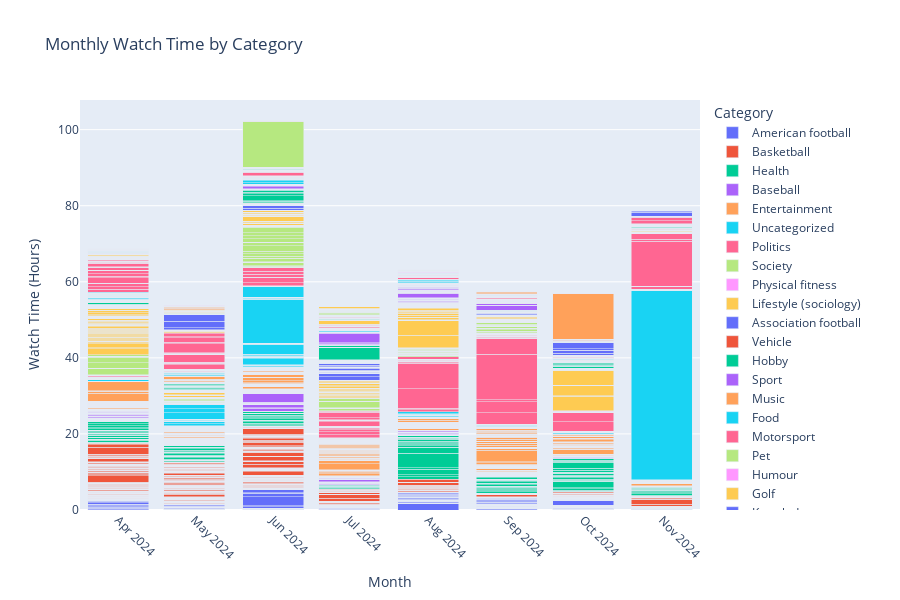

Notebook code for this chart:
### Code cell
import plotly.express as px
import plotly.graph_objects as go
from plotly.subplots import make_subplots

# Convert timestamp to datetime (not Period)
df['month'] = df['timestamp'].dt.strftime('%Y-%m')  # This will be string format 'YYYY-MM'
df['duration_hours'] = df['duration_seconds'] / 3600

# Extract first category
def get_category_at_level(categories_str, level=0):
    try:
        categories = ast.literal_eval(categories_str)
        return categories[level] if len(categories) > level else 'Uncategorized'
    except:
        return 'Uncategorized'

# Create columns for different category levels
df['category_l1'] = df['topic_categories'].apply(lambda x: get_category_at_level(x, 0))
df['category_l2'] = df['topic_categories'].apply(lambda x: get_category_at_level(x, 1))

# Create the interactive visualization
fig = px.bar(df, 
             x='month',
             y='duration_hours',
             color='category_l1',
             title='Monthly Watch Time by Category',
             labels={'duration_hours': 'Watch Time (Hours)',
                    'month': 'Month',
                    'category_l1': 'Category'},
             height=600)

# Update layout
fig.update_layout(barmode='stack',
                 xaxis_tickangle=45,
                 showlegend=True,
                 hovermode='x unified')

# Show the plot
fig.show()

### Figure 1 — Plotly figure (JSON) as saved in the notebook; plotly's stock layout.template omitted (floating-point values rounded to 4 significant figures; data arrays with more than 128 entries replaced by an {"elided": "..."} marker saying what was removed)
{"data": [{"alignmentgroup": "True", "hovertemplate": "Category=American football<br>Month=%{x}<br>Watch Time (Hours)=%{y}<extra></extra>", "legendgroup": "American football", "marker": {"color": "#636efa", "pattern": {"shape": ""}}, "name": "American football", "offsetgroup": "American football", "orientation": "v", "showlegend": true, "textposition": "auto", "type": "bar", "x": {"elided": "371 str values"}, "xaxis": "x", "y": {"elided": "371 float values"}, "yaxis": "y"}, {"alignmentgroup": "True", "hovertemplate": "Category=Basketball<br>Month=%{x}<br>Watch Time (Hours)=%{y}<extra></extra>", "legendgroup": "Basketball", "marker": {"color": "#EF553B", "pattern": {"shape": ""}}, "name": "Basketball", "offsetgroup": "Basketball", "orientation": "v", "showlegend": true, "textposition": "auto", "type": "bar", "x": {"elided": "731 str values"}, "xaxis": "x", "y": {"elided": "731 float values"}, "yaxis": "y"}, {"alignmentgroup": "True", "hovertemplate": "Category=Health<br>Month=%{x}<br>Watch Time (Hours)=%{y}<extra></extra>", "legendgroup": "Health", "marker": {"color": "#00cc96", "pattern": {"shape": ""}}, "name": "Health", "offsetgroup": "Health", "orientation": "v", "showlegend": true, "textposition": "auto", "type": "bar", "x": {"elided": "165 str values"}, "xaxis": "x", "y": {"elided": "165 float values"}, "yaxis": "y"}, {"alignmentgroup": "True", "hovertemplate": "Category=Baseball<br>Month=%{x}<br>Watch Time (Hours)=%{y}<extra></extra>", "legendgroup": "Baseball", "marker": {"color": "#ab63fa", "pattern": {"shape": ""}}, "name": "Baseball", "offsetgroup": "Baseball", "orientation": "v", "showlegend": true, "textposition": "auto", "type": "bar", "x": {"elided": "297 str values"}, "xaxis": "x", "y": {"elided": "297 float values"}, "yaxis": "y"}, {"alignmentgroup": "True", "hovertemplate": "Category=Entertainment<br>Month=%{x}<br>Watch Time (Hours)=%{y}<extra></extra>", "legendgroup": "Entertainment", "marker": {"color": "#FFA15A", "pattern": {"shape": ""}}, "name": "Entertainment", "offsetgroup": "Entertainment", "orientation": "v", "showlegend": true, "textposition": "auto", "type": "bar", "x": {"elided": "1466 str values"}, "xaxis": "x", "y": {"elided": "1466 float values"}, "yaxis": "y"}, {"alignmentgroup": "True", "hovertemplate": "Category=Uncategorized<br>Month=%{x}<br>Watch Time (Hours)=%{y}<extra></extra>", "legendgroup": "Uncategorized", "marker": {"color": "#19d3f3", "pattern": {"shape": ""}}, "name": "Uncategorized", "offsetgroup": "Uncategorized", "orientation": "v", "showlegend": true, "textposition": "auto", "type": "bar", "x": {"elided": "505 str values"}, "xaxis": "x", "y": {"elided": "505 float values"}, "yaxis": "y"}, {"alignmentgroup": "True", "hovertemplate": "Category=Politics<br>Month=%{x}<br>Watch Time (Hours)=%{y}<extra></extra>", "legendgroup": "Politics", "marker": {"color": "#FF6692", "pattern": {"shape": ""}}, "name": "Politics", "offsetgroup": "Politics", "orientation": "v", "showlegend": true, "textposition": "auto", "type": "bar", "x": ["2024-11", "2024-11", "2024-11", "2024-11", "2024-11", "2024-11", "2024-11", "2024-11", "2024-10", "2024-10", "2024-10", "2024-10", "2024-10", "2024-10", "2024-10", "2024-10", "2024-10", "2024-10", "2024-10", "2024-10", "2024-10", "2024-10", "2024-09", "2024-09", "2024-09", "2024-09", "2024-09", "2024-09", "2024-09", "2024-09", "2024-09", "2024-09", "2024-09", "2024-09", "2024-09", "2024-09", "2024-09", "2024-09", "2024-09", "2024-09", "2024-09", "2024-09", "2024-09", "2024-09", "2024-09", "2024-09", "2024-08", "2024-08", "2024-08", "2024-08", "2024-08", "2024-08", "2024-08", "2024-08", "2024-08", "2024-08", "2024-08", "2024-08", "2024-08", "2024-08", "2024-08", "2024-08", "2024-08", "2024-08", "2024-08", "2024-08", "2024-08", "2024-08", "2024-07", "2024-07", "2024-07", "2024-07", "2024-07", "2024-07", "2024-07", "2024-07", "2024-07", "2024-07", "2024-07", "2024-07", "2024-07", "2024-07", "2024-07", "2024-07", "2024-07", "2024-07", "2024-07", "2024-07", "2024-07", "2024-07", "2024-07", "2024-06", "2024-06", "2024-06", "2024-06", "2024-06", "2024-06", "2024-06", "2024-06", "2024-06", "2024-06", "2024-06", "2024-06", "2024-06", "2024-06", "2024-06", "2024-06", "2024-06", "2024-06", "2024-06", "2024-05", "2024-05", "2024-05", "2024-05", "2024-04", "2024-04", "2024-04", "2024-04", "2024-04", "2024-04", "2024-04"], "xaxis": "x", "y": [0.7558, 0.01639, 0.008056, 0.01667, 11.78, 0.5114, 1.612, 0.03194, 0.01667, 0.01167, 0.009722, 0.08639, 0.004167, 0.01611, 0.01611, 0.008889, 0.01639, 0.006389, 2.504, 2.504, 0.01694, 0.01222, 0.2931, 0.015, 0.009722, 0.02, 0.002778, 0.01639, 0.008333, 0.005, 2.932, 2.932, 0.5228, 11.92, 4.226, 0.05167, 0.1989, 0.1681, 0.1297, 0.008333, 0.07222, 0.05972, 0.1603, 0.1006, 0.1503, 0.02361, 0.01194, 0.01194, 0.01306, 0.01056, 0.009444, 0.5522, 0.3528, 5.13, 6.746, 0.08556, 0.07028, 0.2167, 0.12, 0.02556, 0.1067, 0.1903, 0.05972, 0.1117, 0.01667, 0.015, 0.0125, 0.5964, 0.8342, 0.8342, 0.01639, 0.4447, 0.2986, 0.3572, 0.008611, 0.01556, 0.1981, 0.03111, 0.02556, 1.266, 0.2258, 0.09, 0.04833, 0.05333, 0.01389, 0.01139, 0.01611, 0.5247, 1.385, 0.3697, 0.09306, 0.01806, 0.02861, 0.01611, 0.005278, 0.04139, 0.02306, 0.8344, 0.01667, 1.343, 0.003333, 0.8342, 0.8342, 0.8344, 0.007222, 0.0075, 0.008889, 0.01583, 0.04778, 0.02972, 0.05556, 0.01139, 0.1233, 0.1233, 0.02778, 0.1889, 0.1889, 0.04444, 0.11, 0.01222, 0.01583], "yaxis": "y"}, {"alignmentgroup": "True", "hovertemplate": "Category=Society<br>Month=%{x}<br>Watch Time (Hours)=%{y}<extra></extra>", "legendgroup": "Society", "marker": {"color": "#B6E880", "pattern": {"shape": ""}}, "name": "Society", "offsetgroup": "Society", "orientation": "v", "showlegend": true, "textposition": "auto", "type": "bar", "x": {"elided": "186 str values"}, "xaxis": "x", "y": {"elided": "186 float values"}, "yaxis": "y"}, {"alignmentgroup": "True", "hovertemplate": "Category=Physical fitness<br>Month=%{x}<br>Watch Time (Hours)=%{y}<extra></extra>", "legendgroup": "Physical fitness", "marker": {"color": "#FF97FF", "pattern": {"shape": ""}}, "name": "Physical fitness", "offsetgroup": "Physical fitness", "orientation": "v", "showlegend": true, "textposition": "auto", "type": "bar", "x": ["2024-11", "2024-10", "2024-09", "2024-09", "2024-09", "2024-07", "2024-04"], "xaxis": "x", "y": [0.002778, 0.1806, 0.01472, 0.003889, 0.005278, 0.003889, 0.01694], "yaxis": "y"}, {"alignmentgroup": "True", "hovertemplate": "Category=Lifestyle (sociology)<br>Month=%{x}<br>Watch Time (Hours)=%{y}<extra></extra>", "legendgroup": "Lifestyle (sociology)", "marker": {"color": "#FECB52", "pattern": {"shape": ""}}, "name": "Lifestyle (sociology)", "offsetgroup": "Lifestyle (sociology)", "orientation": "v", "showlegend": true, "textposition": "auto", "type": "bar", "x": {"elided": "449 str values"}, "xaxis": "x", "y": {"elided": "449 float values"}, "yaxis": "y"}, {"alignmentgroup": "True", "hovertemplate": "Category=Association football<br>Month=%{x}<br>Watch Time (Hours)=%{y}<extra></extra>", "legendgroup": "Association football", "marker": {"color": "#636efa", "pattern": {"shape": ""}}, "name": "Association football", "offsetgroup": "Association football", "orientation": "v", "showlegend": true, "textposition": "auto", "type": "bar", "x": {"elided": "381 str values"}, "xaxis": "x", "y": {"elided": "381 float values"}, "yaxis": "y"}, {"alignmentgroup": "True", "hovertemplate": "Category=Vehicle<br>Month=%{x}<br>Watch Time (Hours)=%{y}<extra></extra>", "legendgroup": "Vehicle", "marker": {"color": "#EF553B", "pattern": {"shape": ""}}, "name": "Vehicle", "offsetgroup": "Vehicle", "orientation": "v", "showlegend": true, "textposition": "auto", "type": "bar", "x": ["2024-11", "2024-11", "2024-11", "2024-11", "2024-11", "2024-10", "2024-10", "2024-09", "2024-09", "2024-09", "2024-09", "2024-09", "2024-09", "2024-08", "2024-08", "2024-08", "2024-08", "2024-07", "2024-07", "2024-06", "2024-06", "2024-06", "2024-06", "2024-06", "2024-06", "2024-06", "2024-06", "2024-06", "2024-06", "2024-06", "2024-05", "2024-05", "2024-05", "2024-05", "2024-05", "2024-05", "2024-05", "2024-05", "2024-05", "2024-05", "2024-05", "2024-05", "2024-05", "2024-05", "2024-05", "2024-04", "2024-04"], "xaxis": "x", "y": [0.01583, 0.02278, 0.0125, 0.02667, 0.2661, 0.004444, 0.01667, 0.01444, 0.01111, 0.004722, 0.003611, 0.005, 0.002778, 0.1461, 0.003611, 0.01, 0.008333, 0.03083, 0.004167, 0.0075, 0.2475, 0.0025, 0.005, 0.009722, 0.01667, 0.005556, 0.004444, 0.009722, 0.003333, 0.01333, 0.01667, 0.005556, 0.003611, 0.01167, 0.01028, 0.01694, 0.01694, 0.005833, 0.002222, 0.01444, 0.01444, 0.003333, 0.01028, 0.01111, 0.002778, 0.01056, 0.01694], "yaxis": "y"}, {"alignmentgroup": "True", "hovertemplate": "Category=Hobby<br>Month=%{x}<br>Watch Time (Hours)=%{y}<extra></extra>", "legendgroup": "Hobby", "marker": {"color": "#00cc96", "pattern": {"shape": ""}}, "name": "Hobby", "offsetgroup": "Hobby", "orientation": "v", "showlegend": true, "textposition": "auto", "type": "bar", "x": ["2024-11", "2024-11", "2024-11", "2024-11", "2024-11", "2024-11", "2024-10", "2024-10", "2024-10", "2024-10", "2024-10", "2024-10", "2024-10", "2024-10", "2024-10", "2024-10", "2024-09", "2024-09", "2024-09", "2024-09", "2024-09", "2024-09", "2024-09", "2024-09", "2024-09", "2024-09", "2024-09", "2024-09", "2024-09", "2024-09", "2024-09", "2024-09", "2024-09", "2024-09", "2024-09", "2024-09", "2024-09", "2024-09", "2024-09", "2024-09", "2024-09", "2024-08", "2024-08", "2024-08", "2024-07", "2024-07", "2024-07", "2024-07", "2024-07", "2024-07", "2024-07", "2024-07", "2024-07", "2024-07", "2024-07", "2024-07", "2024-07", "2024-07", "2024-07", "2024-07", "2024-07", "2024-07", "2024-07", "2024-07", "2024-06", "2024-06", "2024-06", "2024-06", "2024-06", "2024-06", "2024-06", "2024-06", "2024-06", "2024-06", "2024-06", "2024-06", "2024-06", "2024-06", "2024-06", "2024-06", "2024-06", "2024-06", "2024-06", "2024-06", "2024-06", "2024-06", "2024-06", "2024-06", "2024-06", "2024-05", "2024-05", "2024-05", "2024-05", "2024-05", "2024-05", "2024-05", "2024-05", "2024-05", "2024-05", "2024-05", "2024-05", "2024-05", "2024-05", "2024-05", "2024-04", "2024-04", "2024-04", "2024-04", "2024-04", "2024-04", "2024-04", "2024-04", "2024-04"], "xaxis": "x", "y": [0.006111, 0.0375, 0.195, 0.005833, 0.1911, 0.2539, 0.3575, 0.1803, 0.1803, 0.215, 0.01139, 0.2381, 0.1753, 0.003889, 0.01194, 0.1753, 0.01056, 0.008889, 0.01667, 0.006389, 0.01694, 0.01694, 0.006111, 0.006389, 0.005278, 0.008611, 0.01583, 0.005278, 0.006111, 0.01639, 0.01694, 0.01528, 0.002778, 0.003611, 0.003889, 0.05306, 0.01389, 0.003611, 0.1931, 0.009444, 0.1422, 0.002778, 0.1978, 0.01694, 0.003611, 0.004444, 0.1819, 0.01833, 0.01528, 0.01417, 0.004444, 0.003889, 3.241, 0.005, 0.003889, 0.004167, 0.004167, 0.01611, 0.003611, 0.004167, 0.004167, 0.004722, 0.004167, 0.4119, 0.01667, 0.004167, 0.003889, 0.003889, 0.003889, 0.4119, 0.01667, 0.003889, 0.06806, 0.004167, 0.003889, 0.004167, 0.004167, 0.003889, 0.01306, 0.002222, 0.01111, 1.28, 0.4556, 0.5011, 0.5006, 0.2347, 0.01694, 0.004444, 0.003889, 0.005, 0.01167, 0.2092, 0.2106, 0.2411, 0.195, 0.009167, 0.009444, 0.003889, 0.1672, 0.004167, 0.235, 0.1669, 0.006389, 0.1972, 0.01222, 0.1097, 0.1033, 0.3758, 0.01667, 0.007222, 0.009722, 0.01556, 0.01667], "yaxis": "y"}, {"alignmentgroup": "True", "hovertemplate": "Category=Sport<br>Month=%{x}<br>Watch Time (Hours)=%{y}<extra></extra>", "legendgroup": "Sport", "marker": {"color": "#ab63fa", "pattern": {"shape": ""}}, "name": "Sport", "offsetgroup": "Sport", "orientation": "v", "showlegend": true, "textposition": "auto", "type": "bar", "x": {"elided": "149 str values"}, "xaxis": "x", "y": {"elided": "149 float values"}, "yaxis": "y"}, {"alignmentgroup": "True", "hovertemplate": "Category=Music<br>Month=%{x}<br>Watch Time (Hours)=%{y}<extra></extra>", "legendgroup": "Music", "marker": {"color": "#FFA15A", "pattern": {"shape": ""}}, "name": "Music", "offsetgroup": "Music", "orientation": "v", "showlegend": true, "textposition": "auto", "type": "bar", "x": {"elided": "144 str values"}, "xaxis": "x", "y": {"elided": "144 float values"}, "yaxis": "y"}, {"alignmentgroup": "True", "hovertemplate": "Category=Food<br>Month=%{x}<br>Watch Time (Hours)=%{y}<extra></extra>", "legendgroup": "Food", "marker": {"color": "#19d3f3", "pattern": {"shape": ""}}, "name": "Food", "offsetgroup": "Food", "orientation": "v", "showlegend": true, "textposition": "auto", "type": "bar", "x": ["2024-11", "2024-11", "2024-10", "2024-10", "2024-10", "2024-10", "2024-10", "2024-09", "2024-09", "2024-09", "2024-09", "2024-09", "2024-09", "2024-09", "2024-09", "2024-09", "2024-09", "2024-09", "2024-08", "2024-08", "2024-08", "2024-08", "2024-08", "2024-08", "2024-08", "2024-08", "2024-08", "2024-08", "2024-08", "2024-07", "2024-07", "2024-07", "2024-07", "2024-07", "2024-07", "2024-07", "2024-06", "2024-06", "2024-06", "2024-06", "2024-06", "2024-06", "2024-06", "2024-06", "2024-06", "2024-06", "2024-06", "2024-06", "2024-06", "2024-06", "2024-06", "2024-06", "2024-06", "2024-06", "2024-06", "2024-05", "2024-05", "2024-05", "2024-05", "2024-05", "2024-05", "2024-05", "2024-05", "2024-05", "2024-05", "2024-05", "2024-05", "2024-05", "2024-05", "2024-05", "2024-04", "2024-04", "2024-04", "2024-04", "2024-04", "2024-04", "2024-04", "2024-04", "2024-04", "2024-04", "2024-04", "2024-04", "2024-04", "2024-04", "2024-04", "2024-04", "2024-04", "2024-04", "2024-04", "2024-04", "2024-04", "2024-04", "2024-04", "2024-04", "2024-04", "2024-04", "2024-04", "2024-04", "2024-04", "2024-04"], "xaxis": "x", "y": [0.01639, 0.2106, 0.1303, 0.06694, 0.01639, 0.01694, 0.01417, 0.01222, 0.01611, 0.01694, 0.01583, 0.005833, 0.01611, 0.01556, 0.006667, 0.1028, 0.1725, 0.005556, 0.001944, 0.01667, 0.005833, 0.07667, 0.01611, 0.01667, 0.01361, 0.01694, 0.4331, 0.1481, 0.3025, 0.1683, 0.003333, 0.04861, 0.004444, 0.07639, 0.01694, 0.01611, 0.01056, 0.01583, 0.01583, 0.01111, 0.09667, 0.009444, 0.009167, 0.4147, 0.4589, 0.3592, 0.01667, 0.01667, 0.1761, 0.01639, 0.01639, 0.008056, 0.01667, 0.09889, 0.0975, 0.01667, 0.01667, 0.2194, 0.165, 0.2406, 0.1683, 0.1683, 0.01667, 0.015, 0.01528, 0.01667, 0.01667, 0.01639, 0.009722, 0.005, 0.01361, 0.01667, 0.01694, 0.01167, 0.01667, 0.2064, 0.2544, 0.01667, 0.06528, 0.01667, 0.01639, 0.01611, 0.025, 0.01639, 0.009167, 0.01528, 0.01639, 0.1169, 0.08611, 0.09944, 0.07472, 0.0675, 0.08611, 0.1311, 0.08194, 0.1164, 0.02972, 0.004444, 0.01472, 0.3147], "yaxis": "y"}, {"alignmentgroup": "True", "hovertemplate": "Category=Motorsport<br>Month=%{x}<br>Watch Time (Hours)=%{y}<extra></extra>", "legendgroup": "Motorsport", "marker": {"color": "#FF6692", "pattern": {"shape": ""}}, "name": "Motorsport", "offsetgroup": "Motorsport", "orientation": "v", "showlegend": true, "textposition": "auto", "type": "bar", "x": {"elided": "199 str values"}, "xaxis": "x", "y": {"elided": "199 float values"}, "yaxis": "y"}, {"alignmentgroup": "True", "hovertemplate": "Category=Pet<br>Month=%{x}<br>Watch Time (Hours)=%{y}<extra></extra>", "legendgroup": "Pet", "marker": {"color": "#B6E880", "pattern": {"shape": ""}}, "name": "Pet", "offsetgroup": "Pet", "orientation": "v", "showlegend": true, "textposition": "auto", "type": "bar", "x": ["2024-11", "2024-10", "2024-09", "2024-09", "2024-05", "2024-04", "2024-04", "2024-04"], "xaxis": "x", "y": [0.009722, 0.009444, 0.004444, 0.01222, 0.005, 0.008056, 0.0025, 0.008333], "yaxis": "y"}, {"alignmentgroup": "True", "hovertemplate": "Category=Humour<br>Month=%{x}<br>Watch Time (Hours)=%{y}<extra></extra>", "legendgroup": "Humour", "marker": {"color": "#FF97FF", "pattern": {"shape": ""}}, "name": "Humour", "offsetgroup": "Humour", "orientation": "v", "showlegend": true, "textposition": "auto", "type": "bar", "x": ["2024-11", "2024-10", "2024-10", "2024-10", "2024-10", "2024-10", "2024-09", "2024-09", "2024-09", "2024-09", "2024-09", "2024-08", "2024-08", "2024-07", "2024-06", "2024-05", "2024-05", "2024-04"], "xaxis": "x", "y": [0.01167, 0.07361, 0.01111, 0.01583, 0.003889, 0.07861, 0.0125, 0.006944, 0.01667, 0.004167, 0.01611, 0.1511, 0.005278, 0.01528, 0.008889, 0.01639, 0.01, 0.01694], "yaxis": "y"}, {"alignmentgroup": "True", "hovertemplate": "Category=Golf<br>Month=%{x}<br>Watch Time (Hours)=%{y}<extra></extra>", "legendgroup": "Golf", "marker": {"color": "#FECB52", "pattern": {"shape": ""}}, "name": "Golf", "offsetgroup": "Golf", "orientation": "v", "showlegend": true, "textposition": "auto", "type": "bar", "x": {"elided": "137 str values"}, "xaxis": "x", "y": {"elided": "137 float values"}, "yaxis": "y"}, {"alignmentgroup": "True", "hovertemplate": "Category=Knowledge<br>Month=%{x}<br>Watch Time (Hours)=%{y}<extra></extra>", "legendgroup": "Knowledge", "marker": {"color": "#636efa", "pattern": {"shape": ""}}, "name": "Knowledge", "offsetgroup": "Knowledge", "orientation": "v", "showlegend": true, "textposition": "auto", "type": "bar", "x": ["2024-11", "2024-11", "2024-10", "2024-10", "2024-10", "2024-10", "2024-10", "2024-10", "2024-10", "2024-09", "2024-09", "2024-09", "2024-09", "2024-09", "2024-09", "2024-09", "2024-09", "2024-09", "2024-08", "2024-07", "2024-06", "2024-05", "2024-05", "2024-05", "2024-05", "2024-05", "2024-04"], "xaxis": "x", "y": [1.055, 0.2231, 0.565, 0.6764, 0.08639, 0.4556, 1.683, 0.006111, 0.01389, 0.01389, 0.01694, 0.008889, 0.01694, 0.01583, 0.008889, 0.01667, 0.01361, 0.006944, 0.1117, 0.01389, 0.01278, 0.009167, 0.01694, 0.5061, 1.715, 1.717, 0.05528], "yaxis": "y"}, {"alignmentgroup": "True", "hovertemplate": "Category=Independent music<br>Month=%{x}<br>Watch Time (Hours)=%{y}<extra></extra>", "legendgroup": "Independent music", "marker": {"color": "#EF553B", "pattern": {"shape": ""}}, "name": "Independent music", "offsetgroup": "Independent music", "orientation": "v", "showlegend": true, "textposition": "auto", "type": "bar", "x": ["2024-10", "2024-10", "2024-10", "2024-10", "2024-10", "2024-10", "2024-10", "2024-10", "2024-10", "2024-09", "2024-09", "2024-08", "2024-08", "2024-08", "2024-04"], "xaxis": "x", "y": [0.07639, 0.07639, 0.07139, 0.06278, 0.08, 0.06389, 0.06278, 0.07639, 0.003333, 0.06417, 0.05778, 0.09944, 0.06528, 0.06667, 0.04611], "yaxis": "y"}, {"alignmentgroup": "True", "hovertemplate": "Category=Video game culture<br>Month=%{x}<br>Watch Time (Hours)=%{y}<extra></extra>", "legendgroup": "Video game culture", "marker": {"color": "#00cc96", "pattern": {"shape": ""}}, "name": "Video game culture", "offsetgroup": "Video game culture", "orientation": "v", "showlegend": true, "textposition": "auto", "type": "bar", "x": ["2024-10", "2024-10", "2024-09", "2024-09", "2024-09", "2024-09", "2024-08", "2024-08", "2024-08", "2024-08", "2024-07", "2024-07", "2024-07", "2024-06", "2024-06", "2024-05", "2024-04", "2024-04", "2024-04"], "xaxis": "x", "y": [0.04639, 0.1375, 0.01611, 0.01389, 0.01028, 0.1364, 0.1219, 0.04639, 0.04639, 0.04972, 0.01333, 0.1394, 0.2683, 0.1336, 0.1364, 0.01389, 0.04333, 0.006667, 0.1339], "yaxis": "y"}, {"alignmentgroup": "True", "hovertemplate": "Category=Religion<br>Month=%{x}<br>Watch Time (Hours)=%{y}<extra></extra>", "legendgroup": "Religion", "marker": {"color": "#ab63fa", "pattern": {"shape": ""}}, "name": "Religion", "offsetgroup": "Religion", "orientation": "v", "showlegend": true, "textposition": "auto", "type": "bar", "x": ["2024-10", "2024-10", "2024-06", "2024-06", "2024-06"], "xaxis": "x", "y": [0.005556, 0.01611, 0.004722, 0.01194, 0.01194], "yaxis": "y"}, {"alignmentgroup": "True", "hovertemplate": "Category=Jazz<br>Month=%{x}<br>Watch Time (Hours)=%{y}<extra></extra>", "legendgroup": "Jazz", "marker": {"color": "#FFA15A", "pattern": {"shape": ""}}, "name": "Jazz", "offsetgroup": "Jazz", "orientation": "v", "showlegend": true, "textposition": "auto", "type": "bar", "x": ["2024-10", "2024-09", "2024-07"], "xaxis": "x", "y": [11.92, 0.01194, 0.01667], "yaxis": "y"}, {"alignmentgroup": "True", "hovertemplate": "Category=Electronic music<br>Month=%{x}<br>Watch Time (Hours)=%{y}<extra></extra>", "legendgroup": "Electronic music", "marker": {"color": "#19d3f3", "pattern": {"shape": ""}}, "name": "Electronic music", "offsetgroup": "Electronic music", "orientation": "v", "showlegend": true, "textposition": "auto", "type": "bar", "x": ["2024-10", "2024-10", "2024-09", "2024-09", "2024-09", "2024-09", "2024-08", "2024-08", "2024-08", "2024-07", "2024-07", "2024-07", "2024-06", "2024-06", "2024-05", "2024-05", "2024-05", "2024-05", "2024-04", "2024-04", "2024-04", "2024-04", "2024-04", "2024-04", "2024-04"], "xaxis": "x", "y": [0.01306, 0.05722, 0.05667, 0.05889, 0.06, 0.06611, 0.08056, 0.08056, 0.04917, 0.005278, 0.003611, 0.004444, 0.006111, 0.005278, 0.005556, 0.01667, 0.004722, 0.03472, 0.0675, 0.07556, 0.07556, 0.07556, 0.07556, 0.0625, 0.06111], "yaxis": "y"}, {"alignmentgroup": "True", "hovertemplate": "Category=Ice hockey<br>Month=%{x}<br>Watch Time (Hours)=%{y}<extra></extra>", "legendgroup": "Ice hockey", "marker": {"color": "#FF6692", "pattern": {"shape": ""}}, "name": "Ice hockey", "offsetgroup": "Ice hockey", "orientation": "v", "showlegend": true, "textposition": "auto", "type": "bar", "x": ["2024-10", "2024-07", "2024-07", "2024-07", "2024-07", "2024-06", "2024-06", "2024-06", "2024-06", "2024-06", "2024-06", "2024-05", "2024-05", "2024-05", "2024-05", "2024-05", "2024-04", "2024-04"], "xaxis": "x", "y": [0.01472, 0.005556, 0.1378, 0.1389, 0.1783, 0.04222, 0.003056, 0.004444, 0.01917, 0.003889, 0.01389, 0.02444, 0.02972, 0.02472, 0.007222, 0.03139, 0.05639, 0.002222], "yaxis": "y"}, {"alignmentgroup": "True", "hovertemplate": "Category=Hip hop music<br>Month=%{x}<br>Watch Time (Hours)=%{y}<extra></extra>", "legendgroup": "Hip hop music", "marker": {"color": "#B6E880", "pattern": {"shape": ""}}, "name": "Hip hop music", "offsetgroup": "Hip hop music", "orientation": "v", "showlegend": true, "textposition": "auto", "type": "bar", "x": ["2024-10", "2024-08", "2024-08", "2024-07", "2024-07", "2024-07", "2024-06", "2024-06", "2024-06", "2024-05", "2024-05", "2024-05", "2024-05", "2024-05", "2024-05", "2024-05", "2024-05", "2024-05", "2024-05", "2024-04", "2024-04"], "xaxis": "x", "y": [0.003889, 0.06861, 0.06111, 0.008889, 0.01639, 0.01667, 0.006389, 0.009167, 0.006389, 0.008611, 0.01667, 0.004444, 0.1467, 0.1467, 0.01556, 0.009167, 0.008333, 0.009444, 0.01472, 0.008889, 0.005], "yaxis": "y"}, {"alignmentgroup": "True", "hovertemplate": "Category=Fashion<br>Month=%{x}<br>Watch Time (Hours)=%{y}<extra></extra>", "legendgroup": "Fashion", "marker": {"color": "#FF97FF", "pattern": {"shape": ""}}, "name": "Fashion", "offsetgroup": "Fashion", "orientation": "v", "showlegend": true, "textposition": "auto", "type": "bar", "x": ["2024-10", "2024-09", "2024-08", "2024-07", "2024-06", "2024-05", "2024-04", "2024-04"], "xaxis": "x", "y": [0.009444, 0.1406, 0.1403, 0.0025, 0.01583, 0.01639, 0.01667, 0.009444], "yaxis": "y"}, {"alignmentgroup": "True", "hovertemplate": "Category=Film<br>Month=%{x}<br>Watch Time (Hours)=%{y}<extra></extra>", "legendgroup": "Film", "marker": {"color": "#FECB52", "pattern": {"shape": ""}}, "name": "Film", "offsetgroup": "Film", "orientation": "v", "showlegend": true, "textposition": "auto", "type": "bar", "x": ["2024-10", "2024-05", "2024-05", "2024-05", "2024-05", "2024-05", "2024-05", "2024-05", "2024-05", "2024-05", "2024-05", "2024-05", "2024-04", "2024-04"], "xaxis": "x", "y": [0.01667, 0.008056, 0.07528, 0.07667, 0.1014, 0.06528, 0.05389, 0.08361, 0.06667, 0.05556, 0.09417, 0.06528, 0.08833, 0.09083], "yaxis": "y"}, {"alignmentgroup": "True", "hovertemplate": "Category=Pop music<br>Month=%{x}<br>Watch Time (Hours)=%{y}<extra></extra>", "legendgroup": "Pop music", "marker": {"color": "#636efa", "pattern": {"shape": ""}}, "name": "Pop music", "offsetgroup": "Pop music", "orientation": "v", "showlegend": true, "textposition": "auto", "type": "bar", "x": ["2024-10", "2024-06", "2024-06", "2024-05"], "xaxis": "x", "y": [0.003333, 0.01389, 0.004444, 0.001944], "yaxis": "y"}, {"alignmentgroup": "True", "hovertemplate": "Category=Television program<br>Month=%{x}<br>Watch Time (Hours)=%{y}<extra></extra>", "legendgroup": "Television program", "marker": {"color": "#EF553B", "pattern": {"shape": ""}}, "name": "Television program", "offsetgroup": "Television program", "orientation": "v", "showlegend": true, "textposition": "auto", "type": "bar", "x": ["2024-09", "2024-06", "2024-04"], "xaxis": "x", "y": [0.01278, 0.01667, 0.01361], "yaxis": "y"}, {"alignmentgroup": "True", "hovertemplate": "Category=Christian music<br>Month=%{x}<br>Watch Time (Hours)=%{y}<extra></extra>", "legendgroup": "Christian music", "marker": {"color": "#00cc96", "pattern": {"shape": ""}}, "name": "Christian music", "offsetgroup": "Christian music", "orientation": "v", "showlegend": true, "textposition": "auto", "type": "bar", "x": ["2024-09", "2024-07", "2024-04"], "xaxis": "x", "y": [0.006667, 0.006389, 0.01611], "yaxis": "y"}, {"alignmentgroup": "True", "hovertemplate": "Category=Business<br>Month=%{x}<br>Watch Time (Hours)=%{y}<extra></extra>", "legendgroup": "Business", "marker": {"color": "#ab63fa", "pattern": {"shape": ""}}, "name": "Business", "offsetgroup": "Business", "orientation": "v", "showlegend": true, "textposition": "auto", "type": "bar", "x": ["2024-09", "2024-09", "2024-08", "2024-07", "2024-06", "2024-06", "2024-06", "2024-06", "2024-05", "2024-04", "2024-04", "2024-04", "2024-04", "2024-04", "2024-04", "2024-04", "2024-04", "2024-04", "2024-04"], "xaxis": "x", "y": [0.01472, 0.01139, 0.1086, 0.01, 0.01333, 0.01667, 0.009444, 0.01639, 0.01694, 0.009722, 0.01667, 0.01667, 0.01667, 0.01667, 0.01667, 0.01417, 0.01667, 0.01389, 0.01667], "yaxis": "y"}, {"alignmentgroup": "True", "hovertemplate": "Category=Technology<br>Month=%{x}<br>Watch Time (Hours)=%{y}<extra></extra>", "legendgroup": "Technology", "marker": {"color": "#FFA15A", "pattern": {"shape": ""}}, "name": "Technology", "offsetgroup": "Technology", "orientation": "v", "showlegend": true, "textposition": "auto", "type": "bar", "x": ["2024-09", "2024-09", "2024-09", "2024-09", "2024-09", "2024-07", "2024-07", "2024-06", "2024-05", "2024-05", "2024-05", "2024-05", "2024-05"], "xaxis": "x", "y": [0.03028, 0.005833, 0.115, 0.2078, 0.2256, 0.01639, 0.01583, 0.1381, 0.4369, 0.1519, 0.1381, 0.09, 0.1047], "yaxis": "y"}, {"alignmentgroup": "True", "hovertemplate": "Category=Military<br>Month=%{x}<br>Watch Time (Hours)=%{y}<extra></extra>", "legendgroup": "Military", "marker": {"color": "#19d3f3", "pattern": {"shape": ""}}, "name": "Military", "offsetgroup": "Military", "orientation": "v", "showlegend": true, "textposition": "auto", "type": "bar", "x": ["2024-09", "2024-06", "2024-05", "2024-05", "2024-04", "2024-04"], "xaxis": "x", "y": [0.003889, 0.005, 0.01694, 0.01528, 0.01167, 0.01667], "yaxis": "y"}, {"alignmentgroup": "True", "hovertemplate": "Category=Boxing<br>Month=%{x}<br>Watch Time (Hours)=%{y}<extra></extra>", "legendgroup": "Boxing", "marker": {"color": "#FF6692", "pattern": {"shape": ""}}, "name": "Boxing", "offsetgroup": "Boxing", "orientation": "v", "showlegend": true, "textposition": "auto", "type": "bar", "x": ["2024-09", "2024-07", "2024-06", "2024-05", "2024-04"], "xaxis": "x", "y": [0.01278, 0.008056, 0.005556, 0.003056, 0.005556], "yaxis": "y"}, {"alignmentgroup": "True", "hovertemplate": "Category=Cricket<br>Month=%{x}<br>Watch Time (Hours)=%{y}<extra></extra>", "legendgroup": "Cricket", "marker": {"color": "#B6E880", "pattern": {"shape": ""}}, "name": "Cricket", "offsetgroup": "Cricket", "orientation": "v", "showlegend": true, "textposition": "auto", "type": "bar", "x": ["2024-08", "2024-08", "2024-08", "2024-08", "2024-08", "2024-08", "2024-08", "2024-08", "2024-08", "2024-08", "2024-08", "2024-07", "2024-07", "2024-07", "2024-07", "2024-07", "2024-07", "2024-07", "2024-07", "2024-07", "2024-07", "2024-07", "2024-07", "2024-07", "2024-07", "2024-07", "2024-07", "2024-07", "2024-07", "2024-07", "2024-07", "2024-07", "2024-07", "2024-07", "2024-07", "2024-07", "2024-07", "2024-07", "2024-07", "2024-07", "2024-07", "2024-07", "2024-07", "2024-06", "2024-06", "2024-06", "2024-05", "2024-05"], "xaxis": "x", "y": [0.009167, 0.05639, 0.01556, 0.005833, 0.0175, 0.1897, 0.01167, 0.006944, 0.03056, 0.08556, 0.07, 0.02389, 0.01, 0.02056, 0.07222, 0.01222, 0.1003, 0.01389, 0.01611, 0.08694, 0.01278, 0.1733, 0.4081, 0.07222, 0.03139, 0.01528, 0.007778, 0.01583, 0.005556, 0.01028, 0.01028, 0.01, 0.0075, 0.008333, 0.1028, 0.06528, 0.0075, 0.1447, 0.08417, 0.1158, 0.02611, 0.01361, 0.004722, 0.0525, 0.05667, 11.92, 0.01944, 0.03028], "yaxis": "y"}, {"alignmentgroup": "True", "hovertemplate": "Category=Racing video game<br>Month=%{x}<br>Watch Time (Hours)=%{y}<extra></extra>", "legendgroup": "Racing video game", "marker": {"color": "#FF97FF", "pattern": {"shape": ""}}, "name": "Racing video game", "offsetgroup": "Racing video game", "orientation": "v", "showlegend": true, "textposition": "auto", "type": "bar", "x": ["2024-07", "2024-07", "2024-06", "2024-06", "2024-06", "2024-05"], "xaxis": "x", "y": [0.01639, 0.009444, 0.0075, 0.01444, 0.01444, 0.1472], "yaxis": "y"}, {"alignmentgroup": "True", "hovertemplate": "Category=Action-adventure game<br>Month=%{x}<br>Watch Time (Hours)=%{y}<extra></extra>", "legendgroup": "Action-adventure game", "marker": {"color": "#FECB52", "pattern": {"shape": ""}}, "name": "Action-adventure game", "offsetgroup": "Action-adventure game", "orientation": "v", "showlegend": true, "textposition": "auto", "type": "bar", "x": ["2024-07", "2024-07", "2024-07"], "xaxis": "x", "y": [0.015, 0.3458, 0.3458], "yaxis": "y"}, {"alignmentgroup": "True", "hovertemplate": "Category=Country music<br>Month=%{x}<br>Watch Time (Hours)=%{y}<extra></extra>", "legendgroup": "Country music", "marker": {"color": "#636efa", "pattern": {"shape": ""}}, "name": "Country music", "offsetgroup": "Country music", "orientation": "v", "showlegend": true, "textposition": "auto", "type": "bar", "x": ["2024-07", "2024-06", "2024-06", "2024-05"], "xaxis": "x", "y": [0.005, 0.004167, 0.01694, 0.04667], "yaxis": "y"}, {"alignmentgroup": "True", "hovertemplate": "Category=Sports game<br>Month=%{x}<br>Watch Time (Hours)=%{y}<extra></extra>", "legendgroup": "Sports game", "marker": {"color": "#EF553B", "pattern": {"shape": ""}}, "name": "Sports game", "offsetgroup": "Sports game", "orientation": "v", "showlegend": true, "textposition": "auto", "type": "bar", "x": ["2024-06"], "xaxis": "x", "y": [0.02806], "yaxis": "y"}, {"alignmentgroup": "True", "hovertemplate": "Category=Professional wrestling<br>Month=%{x}<br>Watch Time (Hours)=%{y}<extra></extra>", "legendgroup": "Professional wrestling", "marker": {"color": "#00cc96", "pattern": {"shape": ""}}, "name": "Professional wrestling", "offsetgroup": "Professional wrestling", "orientation": "v", "showlegend": true, "textposition": "auto", "type": "bar", "x": ["2024-06"], "xaxis": "x", "y": [0.01694], "yaxis": "y"}, {"alignmentgroup": "True", "hovertemplate": "Category=Tourism<br>Month=%{x}<br>Watch Time (Hours)=%{y}<extra></extra>", "legendgroup": "Tourism", "marker": {"color": "#ab63fa", "pattern": {"shape": ""}}, "name": "Tourism", "offsetgroup": "Tourism", "orientation": "v", "showlegend": true, "textposition": "auto", "type": "bar", "x": ["2024-06"], "xaxis": "x", "y": [0.2214], "yaxis": "y"}, {"alignmentgroup": "True", "hovertemplate": "Category=Mixed martial arts<br>Month=%{x}<br>Watch Time (Hours)=%{y}<extra></extra>", "legendgroup": "Mixed martial arts", "marker": {"color": "#FFA15A", "pattern": {"shape": ""}}, "name": "Mixed martial arts", "offsetgroup": "Mixed martial arts", "orientation": "v", "showlegend": true, "textposition": "auto", "type": "bar", "x": ["2024-04"], "xaxis": "x", "y": [0.02944], "yaxis": "y"}], "layout": {"barmode": "stack", "height": 600, "hovermode": "x unified", "legend": {"title": {"text": "Category"}, "tracegroupgap": 0}, "showlegend": true, "title": {"text": "Monthly Watch Time by Category"}, "xaxis": {"anchor": "y", "domain": [0, 1], "tickangle": 45, "title": {"text": "Month"}}, "yaxis": {"anchor": "x", "domain": [0, 1], "title": {"text": "Watch Time (Hours)"}}}}
